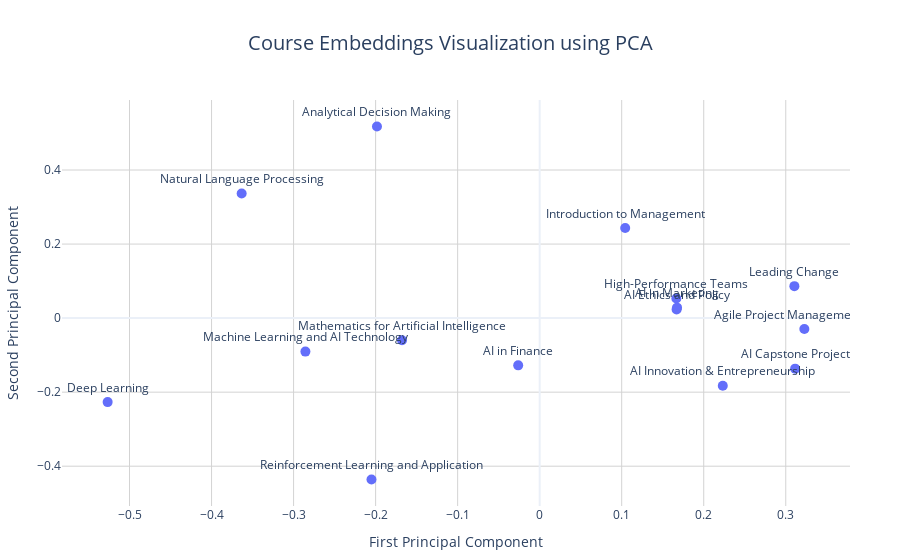

Notebook cell for this chart:
### Code cell
import plotly.express as px

# Create scatter plot with improved formatting
fig = px.scatter(
    embeddings_df,
    x='PC1',
    y='PC2', 
    text='title',
    title='Course Embeddings Visualization using PCA',
    template='plotly_white'  # Use a cleaner template
)

# Customize text labels
fig.update_traces(
    textposition='top center',
    textfont=dict(size=12),
    marker=dict(size=10)
)

# Enhance layout and styling
fig.update_layout(
    title_x=0.5,  # Center the title
    title_font_size=20,
    plot_bgcolor='white',
    showlegend=False,
    xaxis_title="First Principal Component",
    yaxis_title="Second Principal Component",
    xaxis=dict(
        showgrid=True,
        gridwidth=1,
        gridcolor='lightgray'
    ),
    yaxis=dict(
        showgrid=True,
        gridwidth=1,
        gridcolor='lightgray'
    ),
    margin=dict(t=100, l=50, r=50, b=50)  # Adjust margins
)

# Display the plot
fig.show()

### Figure 1 — Plotly figure (JSON) as saved in the notebook; plotly's stock layout.template omitted (floating-point values rounded to 4 significant figures)
{"data": [{"hovertemplate": "PC1=%{x}<br>PC2=%{y}<br>title=%{text}<extra></extra>", "legendgroup": "", "marker": {"color": "#636efa", "size": 10, "symbol": "circle"}, "mode": "markers+text", "name": "", "orientation": "v", "showlegend": false, "text": ["Introduction to Management", "High-Performance Teams", "Mathematics for Artificial Intelligence", "Machine Learning and AI Technology", "Analytical Decision Making", "Natural Language Processing", "Deep Learning", "Agile Project Management for AI", "AI Ethics and Policy", "AI Innovation & Entrepreneurship", "AI in Marketing", "AI in Finance", "Leading Change", "Reinforcement Learning and Application", "AI Capstone Project"], "textfont": {"size": 12}, "textposition": "top center", "type": "scatter", "x": [0.1043, 0.1666, -0.1678, -0.2856, -0.1984, -0.3633, -0.5267, 0.3227, 0.1669, 0.2232, 0.1675, -0.0262, 0.3105, -0.205, 0.3114], "xaxis": "x", "y": [0.2433, 0.0531, -0.05981, -0.09046, 0.5174, 0.3367, -0.2268, -0.02934, 0.02356, -0.1827, 0.0283, -0.1276, 0.08637, -0.4358, -0.1364], "yaxis": "y"}], "layout": {"legend": {"tracegroupgap": 0}, "margin": {"b": 50, "l": 50, "r": 50, "t": 100}, "plot_bgcolor": "white", "showlegend": false, "title": {"font": {"size": 20}, "text": "Course Embeddings Visualization using PCA", "x": 0.5}, "xaxis": {"anchor": "y", "domain": [0, 1], "gridcolor": "lightgray", "gridwidth": 1, "showgrid": true, "title": {"text": "First Principal Component"}}, "yaxis": {"anchor": "x", "domain": [0, 1], "gridcolor": "lightgray", "gridwidth": 1, "showgrid": true, "title": {"text": "Second Principal Component"}}}}
